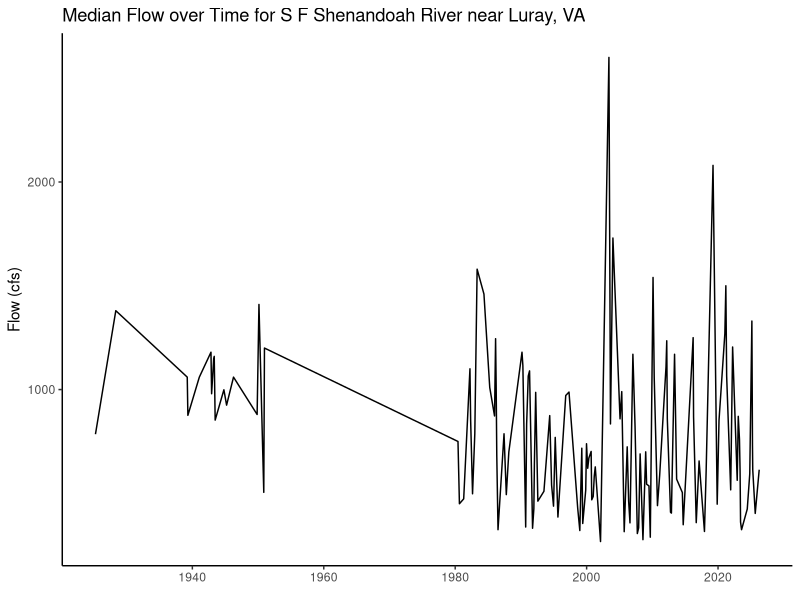
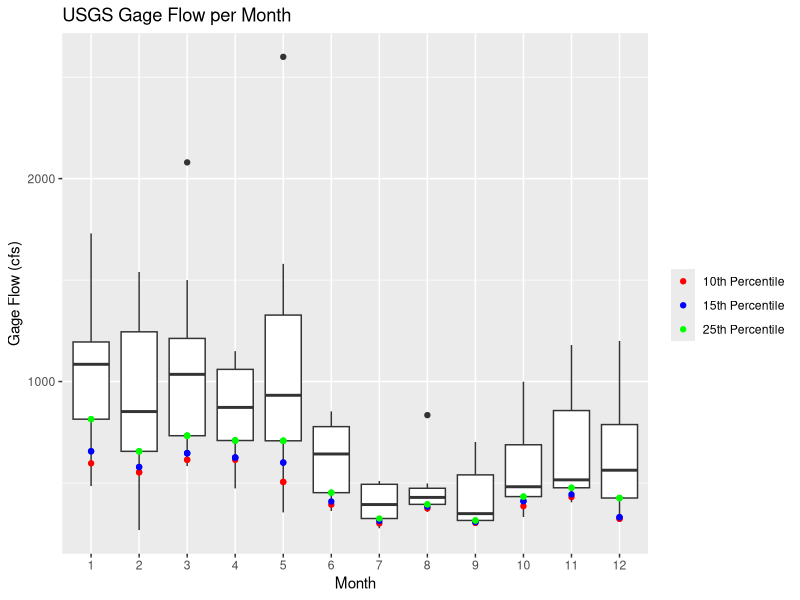
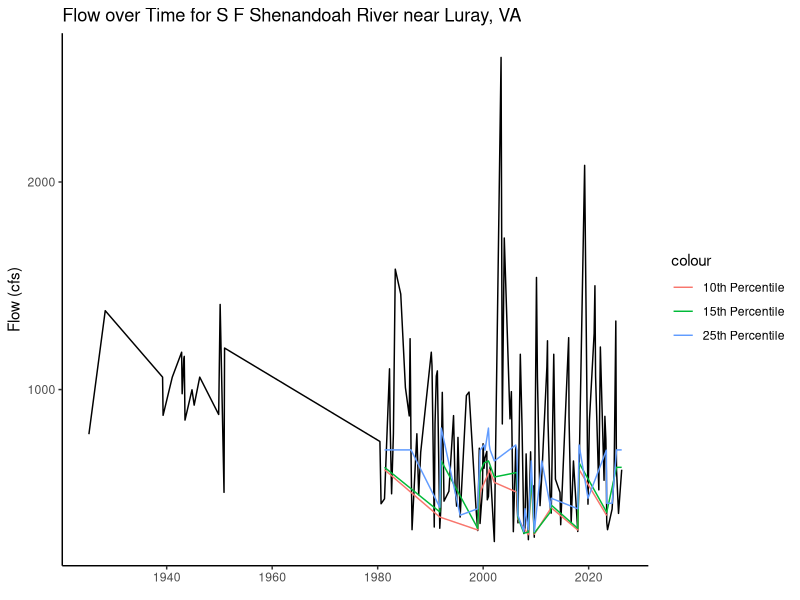
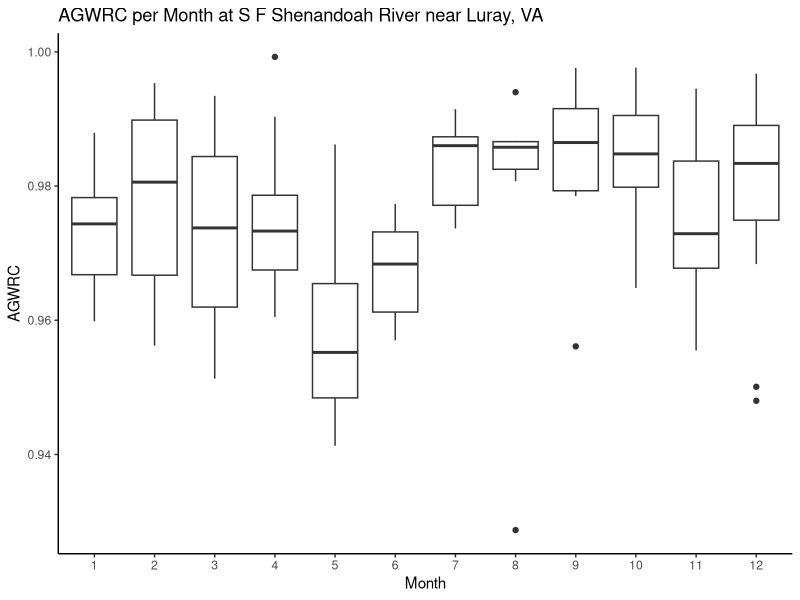

Write the R code that produced these figures, in order. (Note: this script raises an error after producing the figures.)
# Explore low flows with Luray USGS data from Baseflow Workflow

library(tidyverse)

# load in the csv files
Luray_usgs_events <- read_csv("LuraySummaryStats.csv")

# Plot the hydrograph of the Model and the gage data
ggplot(Luray_usgs_events, aes(x = start_date, y = median_flow, col)) +
  geom_line() +
  theme_classic() +
  labs(x = element_blank(),
       y = "Flow (cfs)",
       title = "Median Flow over Time for S F Shenandoah River near Luray, VA")

# create a new column for the 10th percentile flow
# calculate the 10th percentile flow
# month() pulls the month from the Date
events_10p <- Luray_usgs_events %>%
  mutate(month = month(start_date)) %>%
  group_by(month) %>%
  summarize(usgs_10p = quantile(median_flow, probs = 0.1))

# keep all USGS values that are below the 10th percentile
Luray_events_10p <- Luray_usgs_events %>%
  mutate(month = month(start_date)) %>%
  left_join(events_10p, by = "month", multiple = "all") %>%
  filter(median_flow < usgs_10p)

# create a new column for the 15th percentile flow
# calculate the 15th percentile flow
events_15p <- Luray_usgs_events %>%
  mutate(month = month(start_date)) %>%
  group_by(month) %>%
  summarize(usgs_15p = quantile(median_flow, probs = 0.15))

# keep all USGS values that are below the 15th percentile
Luray_events_15p <- Luray_usgs_events %>%
  mutate(month = month(start_date)) %>%
  left_join(events_15p, by = "month", multiple = "all") %>%
  filter(median_flow < usgs_15p)

# Calculate the 25th percentile flow
events_25p <- Luray_usgs_events %>%
  mutate(month = month(start_date)) %>%
  group_by(month) %>%
  summarize(usgs_25p = quantile(median_flow, probs = 0.25))

# keep all USGS values that are below the 15th percentile
Luray_events_25p <- Luray_usgs_events %>%
  mutate(month = month(start_date)) %>%
  left_join(events_25p, by = "month", multiple = "all") %>%
  filter(median_flow < usgs_25p)

# add month column to joined events
Luray_usgs_events <- Luray_usgs_events %>%
  mutate(month = month(start_date))

# create a boxplot of the 10th, 15th, and 25th percentile flows per month
ggplot(Luray_usgs_events, aes(x = as.factor(month), y = median_flow)) +
  geom_boxplot() + 
  geom_point(data = Luray_events_10p, aes(x = as.factor(month), y = usgs_10p, 
                                    color = "10th Percentile")) + 
  geom_point(data = Luray_events_15p, aes(x = as.factor(month), y = usgs_15p,
                                    color = "15th Percentile"))+ 
  geom_point(data = Luray_events_25p, aes(x = as.factor(month), y = usgs_25p,
                                    color = "25th Percentile")) +
  labs(x = "Month",
       y = "Gage Flow (cfs)",
       title = "USGS Gage Flow per Month") +
  scale_color_manual("", 
                     breaks = c("10th Percentile", "15th Percentile", "25th Percentile"),
                     values = c("red", "blue", "green"))

# hydrograph showing median flow and percentile flows
ggplot(Luray_usgs_events, aes(x = start_date, y = median_flow, col)) +
  geom_line() +
  geom_line(data = Luray_events_10p, aes(x = start_date, 
                                         y = usgs_10p, 
                                         color = "10th Percentile")) +
  geom_line(data = Luray_events_15p, aes(x = start_date, 
                                         y = usgs_15p, 
                                         color = "15th Percentile")) +
  geom_line(data = Luray_events_25p, aes(x = start_date, 
                                         y = usgs_25p, 
                                         color = "25th Percentile")) +
  theme_classic() +
  labs(x = element_blank(),
       y = "Flow (cfs)",
       title = "Flow over Time for S F Shenandoah River near Luray, VA")

# boxplot of AGWRC per month
ggplot(Luray_usgs_events, aes(x = as.factor(month), y = event_AGWRC)) +
  geom_boxplot() + 
  theme_classic() +
  labs(x = "Month",
       y = "AGWRC",
       title = "AGWRC per Month at S F Shenandoah River near Luray, VA")

# left join min monthly flow to trim stats to have AGWRC for low flows
Luray_min_monthly_stats <- Luray_min_monthly %>%
  left_join(Luray_Trim_Stats, by = "Year", multiple = "first")

# boxplot of AGWRC per month for low flows
ggplot(Luray_min_monthly_stats, aes(x = as.factor(Month.x), y = AGWRC)) +
  geom_boxplot() +
  geom_boxplot(data = Luray_usgs_events, aes(x = as.factor(month), y =  )) +
  labs(x = "Month",
       y = "AGWRC",
       title = "Low Flow AGWRC per Month at S F Shenandoah River near Luray, VA")

# boxplot of AGWRC per event duration
ggplot(Luray_usgs_events, aes(x = as.factor(n_days), y = event_AGWRC)) +
  geom_boxplot() + 
  labs(x = "Observed duration",
       y = "AGWRC",
       title = "AGWRC per Month at S F Shenandoah River near Luray, VA")

# load in the csv files
Luray_Trim_Stats <- read_csv("LurayTrimStats.csv")

# Calculate monthly minimum flows
Luray_min_monthly <- Luray_Trim_Stats %>%
  group_by(Year, Month) %>%
  summarize(min_flow = min(Flow))

# boxplot of minimum monthly flows per year
ggplot(Luray_min_monthly, aes(x = as.factor(Month), y = min_flow)) +
  geom_boxplot() + 
  geom_point(data = Luray_events_10p, aes(x = as.factor(month), y = usgs_10p, 
                                          color = "10th Percentile")) + 
  geom_point(data = Luray_events_15p, aes(x = as.factor(month), y = usgs_15p,
                                          color = "15th Percentile"))+ 
  geom_point(data = Luray_events_25p, aes(x = as.factor(month), y = usgs_25p,
                                          color = "25th Percentile")) +
  labs(x = "Month",
       y = "Minimum Monthly Flow (cfs)",
       title = "Minimum Monthly Flows at S F Shenandoah River near Luray, VA") +
  scale_color_manual("", 
                     breaks = c("10th Percentile", "15th Percentile", "25th Percentile"),
                     values = c("red", "blue", "green"))

# barchart of monthly minimum vs percentile flows
ggplot(Luray_min_monthly, aes(x = as.factor(Month), y = min_flow)) +
  geom_col(position = "dodge") +
  geom_col(data = events_10p, aes(x = as.factor(month), y = usgs_10p, color = "10th Percentile")) + 
  geom_col(data = events_15p, aes(x = as.factor(month), y = usgs_15p,
                                          color = "15th Percentile")) + 
  geom_col(data = events_25p, aes(x = as.factor(month), y = usgs_25p,
                                         color = "25th Percentile")) +
  labs(x = "Month",
       y = "Minimum Monthly Flow (cfs)",
       title = "Minimum Monthly Flows at S F Shenandoah River near Luray, VA") +
  scale_color_manual("", 
                     breaks = c("10th Percentile", "15th Percentile", "25th Percentile"),
                     values = c("red", "blue", "green"))
